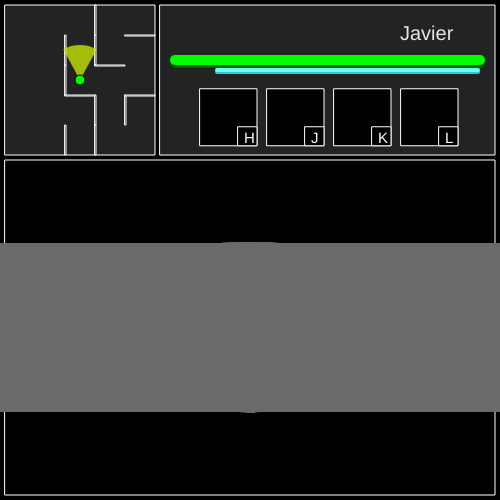
Frame 1 (no input)
Frame 60 (no input): identical to frame 1, image omitted
Frame 120 (the mouse pressed at the canvas centre since frame 60): identical to frame 1, image omitted

The p5.js sketch that drew this single still picture (run headless with seeded random() and noise() and a simulated clock; from frame 60 on, the mouse is pressed at the canvas centre):

// p5.js sketch
// ── sketch.js
var myGame;

function setup() {
	createCanvas(500,500);
	myGame = new game();
	//frameRate(0);
	//draw();
}

function draw() {
	background(0);
	myGame.update();
	myGame.draw();
}
// ── game.js
function game() {
	this.obstacles = [];
	this.obstacles.push(new obstacle(0, -75,-75,150,1, true));
	this.obstacles.push(new obstacle(1, -75,-75,1,150, true));
	this.obstacles.push(new obstacle(2,  75,-75,1,150, true));
	this.obstacles.push(new obstacle(3, -75, 75,150,1, true));
	
	// Maze map
	this.obstacles.push(new obstacle(4, -15,-15,1,30));
	this.obstacles.push(new obstacle(5, -15,15,30,1));
	this.obstacles.push(new obstacle(6, 15,-45,1,30));
	this.obstacles.push(new obstacle(7, -15,45,1,30));
	this.obstacles.push(new obstacle(8, -15,-45,1,30));
	this.obstacles.push(new obstacle(9, 15,15,1,30));
	this.obstacles.push(new obstacle(10, 15,-15,30,1));
	this.obstacles.push(new obstacle(11, 45,-45,30,1));
	this.obstacles.push(new obstacle(12, 45,15,1,30));
	this.obstacles.push(new obstacle(13, 45,15,30,1));
	this.obstacles.push(new obstacle(14, 15,-75,1,30));
	this.obstacles.push(new obstacle(15, 15,45,1,30));

	this.player = new player("Javier", this.obstacles);
	this.map = new minimap(this.player, this.obstacles);
	this.stats = new stats(this.player);
	this.scene = new scene(this.player, this.obstacles);
	
	this.update = function() {
		this.player.update();
		this.scene.update();
	}

	this.draw = function() {
		this.map.draw();
		this.stats.draw();
		this.scene.draw();
	}
}
// ── keys.js
var keys = new Set();
function keyPressed() {
	keys.add(key);
}
function keyReleased() {
	keys.delete(key);
}
// ── minimap.js
function minimap(player,obstacles) {
	this.box = [5,5,150,150];

	this.draw = function() {
		// draw margin
		stroke(255);
		fill(35);
		rect(this.box[0], this.box[1], this.box[2], this.box[3]);

		// draw obstacle
		for (var i=0; i<obstacles.length; i++) {
			if (obstacles[i].inv == false) {
				rect(this.box[0] + this.box[2]/2 + obstacles[i].pos[0],
					this.box[1] + this.box[3]/2 + obstacles[i].pos[1],
					 obstacles[i].pos[2], obstacles[i].pos[3]);
			}
		}		
		
		// drawhead
		noStroke();
		fill(color(200,230, 0, 200));
		arc(this.box[0] + this.box[2]/2 + player.me[0], this.box[1] + this.box[3]/2 + player.me[1],
			70, 70,
			player.angle - 0.5, player.angle + 0.5, PIE);

		stroke(0);
		fill(0,255, 0);
		ellipse(this.box[0] + this.box[2]/2 + player.me[0], this.box[1] + this.box[3]/2 + player.me[1], 10, 10);
		
	}

}
// ── obstacle.js
function obstacle(myid, x, y, w, h, inv=false) {
	this.pos = [x, y, w, h];
	this.inv = inv;
	this.id = myid;

	this.hits = function(point, mode=true) {
		if(mode == false) {
			if (x <= point[0] && point[0] <= x+w
				&& y <= point[1] && point[1] <= y+h) return true;
			return false;
		}
		else {
			if (x-6 <= point[0] && point[0] <= x+w+6
				&& y-6 <= point[1] && point[1] <= y+h+6) return true;
			return false;	
		}
	}
}
// ── player.js
function player(myname, obstacles) {

	this.name = myname;

	this.me = [0,0];
	this.angle = -Math.PI/2;

	this.update = function() {
		var dx = 1*cos(this.angle);
		var dy = 1*sin(this.angle);
		var dang = 0.05;
		if(keys.has('q') || keys.has('Q')) {
			dx *= 2;			
			dy *= 2;	
			dang *= 2;	
		}

		if (keys.has('w') || keys.has('W')) {
			if(this.canMove(dx, dy)) {
				this.me[0] += dx;
				this.me[1] += dy;
			}
			else if(this.canMove(dx, 0)) {
				this.me[0] += dx;
			}
			else if(this.canMove(0, dy)) {
				this.me[1] += dy;
			}
		}
		if (keys.has('s') || keys.has('S')) {
			if(this.canMove(-dx, -dy)) {
				this.me[0] -= dx;
				this.me[1] -= dy;
			}
			else if(this.canMove(-dx, 0)) {
				this.me[0] -= dx;
			}
			else if(this.canMove(0, -dy)) {
				this.me[1] -= dy;
			}
		}
		if (keys.has('a') || keys.has('A')) {
			this.angle -= dang;
		}
		if (keys.has('d') || keys.has('D')) {
			this.angle += dang;	
	 	}
	}

	this.canMove = function(dx, dy) {
		var temp = [this.me[0] + dx, this.me[1] + dy];

		for (var i=0; i<obstacles.length; i++) {
			if (obstacles[i].hits(temp)) return false;
		}
		return true;
	}

	this.ray_shoot = function(x, y, an) {
		var temp = [x, y];
		var speed = [cos(an), sin(an)];
		
		var it = 0;

		while (it < 255) {
			for (var i=0; i<obstacles.length; i++) {
				if(obstacles[i].hits(temp, false)) return [it, obstacles[i].id];
			}

			temp[0] += 0.5*speed[0]; 
			temp[1] += 0.5*speed[1]; 
			it++;
		}
		return [-1, -1];
	}
}
// ── scene.js
function scene(player, obstacles) {
	this.box = [5,160,490,335];
	this.me = [this.box[2]/2, this.box[3]/2];
	
	this.max_it = 50;
	var vSlider = createSlider(0, 20, 6, 0.5);
	var avSlider = createSlider(0, 2, 0.1, 0.01);
	this.view = vSlider.value();
	this.view_an = avSlider.value();

	this.update = function() {
		this.view = vSlider.value();
		this.view_an = avSlider.value();
	}
	
	this.draw = function() {
		stroke(255);
		fill(0);
		rect(this.box[0], this.box[1], this.box[2], this.box[3]);
		
		this.rayCasting();
		this.drawPlayer();
	}
	this.findScreen = function() {
		var dx = cos(player.angle + Math.PI/2);
		var dy = sin(player.angle + Math.PI/2);
		var x = player.me[0] - this.view*dx;
		var y = player.me[1] - this.view*dy;

		if(keys.has("0")) {
			stroke(255);
			noFill();
			ellipse(80+player.me[0] - this.view*dx, 80+player.me[1] - this.view*dy, 5, 5);
			ellipse(80+player.me[0] + this.view*dx, 80+player.me[1] + this.view*dy, 5, 5);
		}
		return [x, y, dx, dy]
	}

	this.drawPlayer = function() {
		if (keys.has("9")) {
			noStroke();
			fill(180,135,80)
			rect(this.box[0] + this.me[0] - 25, this.box[1] + this.me[1] + 50, 50, 25, 1);
			rect(this.box[0] + this.me[0] - 25, this.box[1] + this.me[1] + 60, 23, 70, 1);
			rect(this.box[0] + this.me[0] + 2, this.box[1] + this.me[1] + 60, 23, 70, 1);

			fill(0,255,0);
			//rect(this.box[0] + this.me[0] - 50, this.box[1] + this.me[1] - 35, 100, 30, 1);
			rect(this.box[0] + this.me[0] - 25, this.box[1] + this.me[1] - 35, 50, 80, 1);
			rect(this.box[0] + this.me[0] - 50, this.box[1] + this.me[1] - 25, 20, 70, 1);
			rect(this.box[0] + this.me[0] + 30, this.box[1] + this.me[1] - 25, 20, 70, 1);

			fill(255,205,200);
			rect(this.box[0] + this.me[0] - 7, this.box[1] + this.me[1] - 70, 14, 40, 5);
			
			fill(255,155,100);
			ellipse(this.box[0] + this.me[0], this.box[1] + this.me[1] - 70, 50, 60);
		} 
	}

	this.rayCasting = function() {
		var an = player.angle-this.view_an;
		var scr = this.findScreen();
		var x = scr[0];
		var y = scr[1];
		var dx = scr[2];
		var dy = scr[3];

		var walls = [];
		var it_id = [];
		for (var i=0; i<obstacles.length; i++) walls.push([]);
		for (var i=0; i<obstacles.length; i++) it_id.push(0);

		for (var iteration=0; iteration<=this.max_it; iteration++) {

			var s_id = player.ray_shoot(x, y, an);
			var s = s_id[0];
			var id = s_id[1];
			// debugging

			if(s != -1) {
				var line_length = min(1.5*(255-s), this.box[3]-3);
				var line_color = min(255-s, 255);
				
				stroke(line_color);
				if (keys.has('0')) line(80+x, 80+y, 80+x+50*cos(an), 80+y+50*sin(an))

				walls[id].push( [this.box[0] + this.box[2]*iteration/this.max_it,
									this.box[1] + this.box[3]/2 - line_length/2] );
				walls[id].push( [this.box[0] + this.box[2]*iteration/this.max_it,
									this.box[1] + this.box[3]/2 + line_length/2] );
				it_id[id] += line_color;
			
			}

			for (var cid=0; cid<obstacles.length; cid++) {				
				if (walls[cid].length > 0) {
					var bx=0, by=0;
					for (var i=0; i<walls[cid].length; i++) {
						bx += walls[cid][i][0];
						by += walls[cid][i][1];
					}
					bx /= walls[cid].length;
					by /= walls[cid].length;
					
					walls[cid].sort(function(x, y) {
					  	var v1 = atan2(x[0] - bx, x[1] - by);
					  	var v2 = atan2(y[0] - bx, y[1] - by);
						
						if(v1 > v2) return 1;
						else return -1;
					});


					strokeWeight(10);
					stroke(min(255, max(0, 2*it_id[cid]/walls[cid].length)));
					fill(min(255, max(0, 2*it_id[cid]/walls[cid].length)));
					beginShape();
					var last_ind = -1;
					var last = [1e9, 1e9];
					var ef = 0;
					for (var i=0; i<walls[cid].length; i++) {
						var d = sqrt((last[0] - walls[cid][i][0])*(last[0] - walls[cid][i][0]) +
							(last[1] - walls[cid][i][1])*(last[1] - walls[cid][i][1]));
						
						if (d > 80 && last[0] != 1e9) {
							for (var it=last_ind+1; it<=i; ++it) {
								ef++;
								vertex(walls[cid][it][0], walls[cid][it][1]);
							}
							last[0] = walls[cid][i][0];
							last[1] = walls[cid][i][1];
							last_ind = i;
						}
						else if (d > 20) {
							ef++;
							vertex(walls[cid][i][0], walls[cid][i][1]);
							last[0] = walls[cid][i][0];
							last[1] = walls[cid][i][1];
							last_ind = i;
						}
					}
					endShape(CLOSE);
					strokeWeight(1);
					//console.log(ef/walls[cid].length);
				}
			}

			x += 2*this.view*dx/this.max_it;
			y += 2*this.view*dy/this.max_it;
			an += 2*this.view_an/this.max_it;
		}	

	}
}
// ── stats.js
function stats(player) {
	this.box = [160,5,335,150];
	
	this.draw = function() {
		stroke(255);
		fill(0);
		var s = this.box[2]/5-10;
		fill(35);
		rect(this.box[0], this.box[1], this.box[2], this.box[3]);
		
		textSize(15);

		if(keys.has('h') || keys.has('H')) {
			stroke(255)
			fill(100);
			rect(this.box[0] + 43, this.box[1] + this.box[2]/4+3, s-6, s-6);
		}
		else {
			stroke(255)
			fill(0);
			rect(this.box[0] + 40, this.box[1] + this.box[2]/4, s, s);
			rect(this.box[0] + 40 + 2/3*s, this.box[1] + this.box[2]/4 + 2/3*s, s/3, s/3);
			noStroke();
			fill(255);
			text("H", this.box[0] + 40 + 2/3*s+6, this.box[1] + this.box[2]/4 + s-3);
		}
		
		if(keys.has('j') || keys.has('J')) {
			stroke(255)
			fill(100);
			rect(this.box[0] + 53+s, this.box[1] + this.box[2]/4+3, s-6, s-6);
		}
		else {
			stroke(255)
			fill(0);
			rect(this.box[0] + 50+s, this.box[1] + this.box[2]/4, s, s);
			rect(this.box[0] + 50+s + 2/3*s, this.box[1] + this.box[2]/4 + 2/3*s, s/3, s/3);
			noStroke();
			fill(255);
			text("J", this.box[0] + 50+s + 2/3*s+6, this.box[1] + this.box[2]/4 + s-3);
		}
		
		if(keys.has('k') || keys.has('K')) {
			stroke(255)
			fill(100);
			rect(this.box[0] + 63+2*s, this.box[1] + this.box[2]/4+3, s-6, s-6);
		}
		else {
			stroke(255)
			fill(0);
			rect(this.box[0] + 60+2*s, this.box[1] + this.box[2]/4, s, s);
			rect(this.box[0] + 60+2*s + 2/3*s, this.box[1] + this.box[2]/4 + 2/3*s, s/3, s/3);
			noStroke();
			fill(255);
			text("K", this.box[0] + 60+2*s + 2/3*s+6, this.box[1] + this.box[2]/4 + s-3);
		}
		
		if(keys.has('l') || keys.has('L')) {
			stroke(255)
			fill(100);
			rect(this.box[0] + 73+3*s, this.box[1] + this.box[2]/4+3, s-6, s-6);
		}
		else {
			stroke(255)
			fill(0);
			rect(this.box[0] + 70+3*s, this.box[1] + this.box[2]/4, s, s);
			rect(this.box[0] + 70+3*s + 2/3*s, this.box[1] + this.box[2]/4 + 2/3*s, s/3, s/3);
			noStroke();
			fill(255);
			text("L", this.box[0] + 70+3*s + 2/3*s+6, this.box[1] + this.box[2]/4 + s-3);
		}

		noStroke();
		fill(230);
		textSize(20);
		text(player.name, this.box[0]+240, this.box[1]+35);

		noStroke();
		fill(0, 100, 0);
		rect(this.box[0]+10, this.box[1]+53, this.box[2]-20, 10, 20);
		fill(0, 255, 0);
		rect(this.box[0]+10, this.box[1]+50, this.box[2]-20, 10, 20);
	
		noStroke();
		fill(50, 200, 200);
		rect(this.box[0]+55, this.box[1]+65, this.box[2]-70, 4, 4);
		fill(100, 255, 255);
		rect(this.box[0]+55, this.box[1]+63, this.box[2]-70, 4, 4);

	}
}
